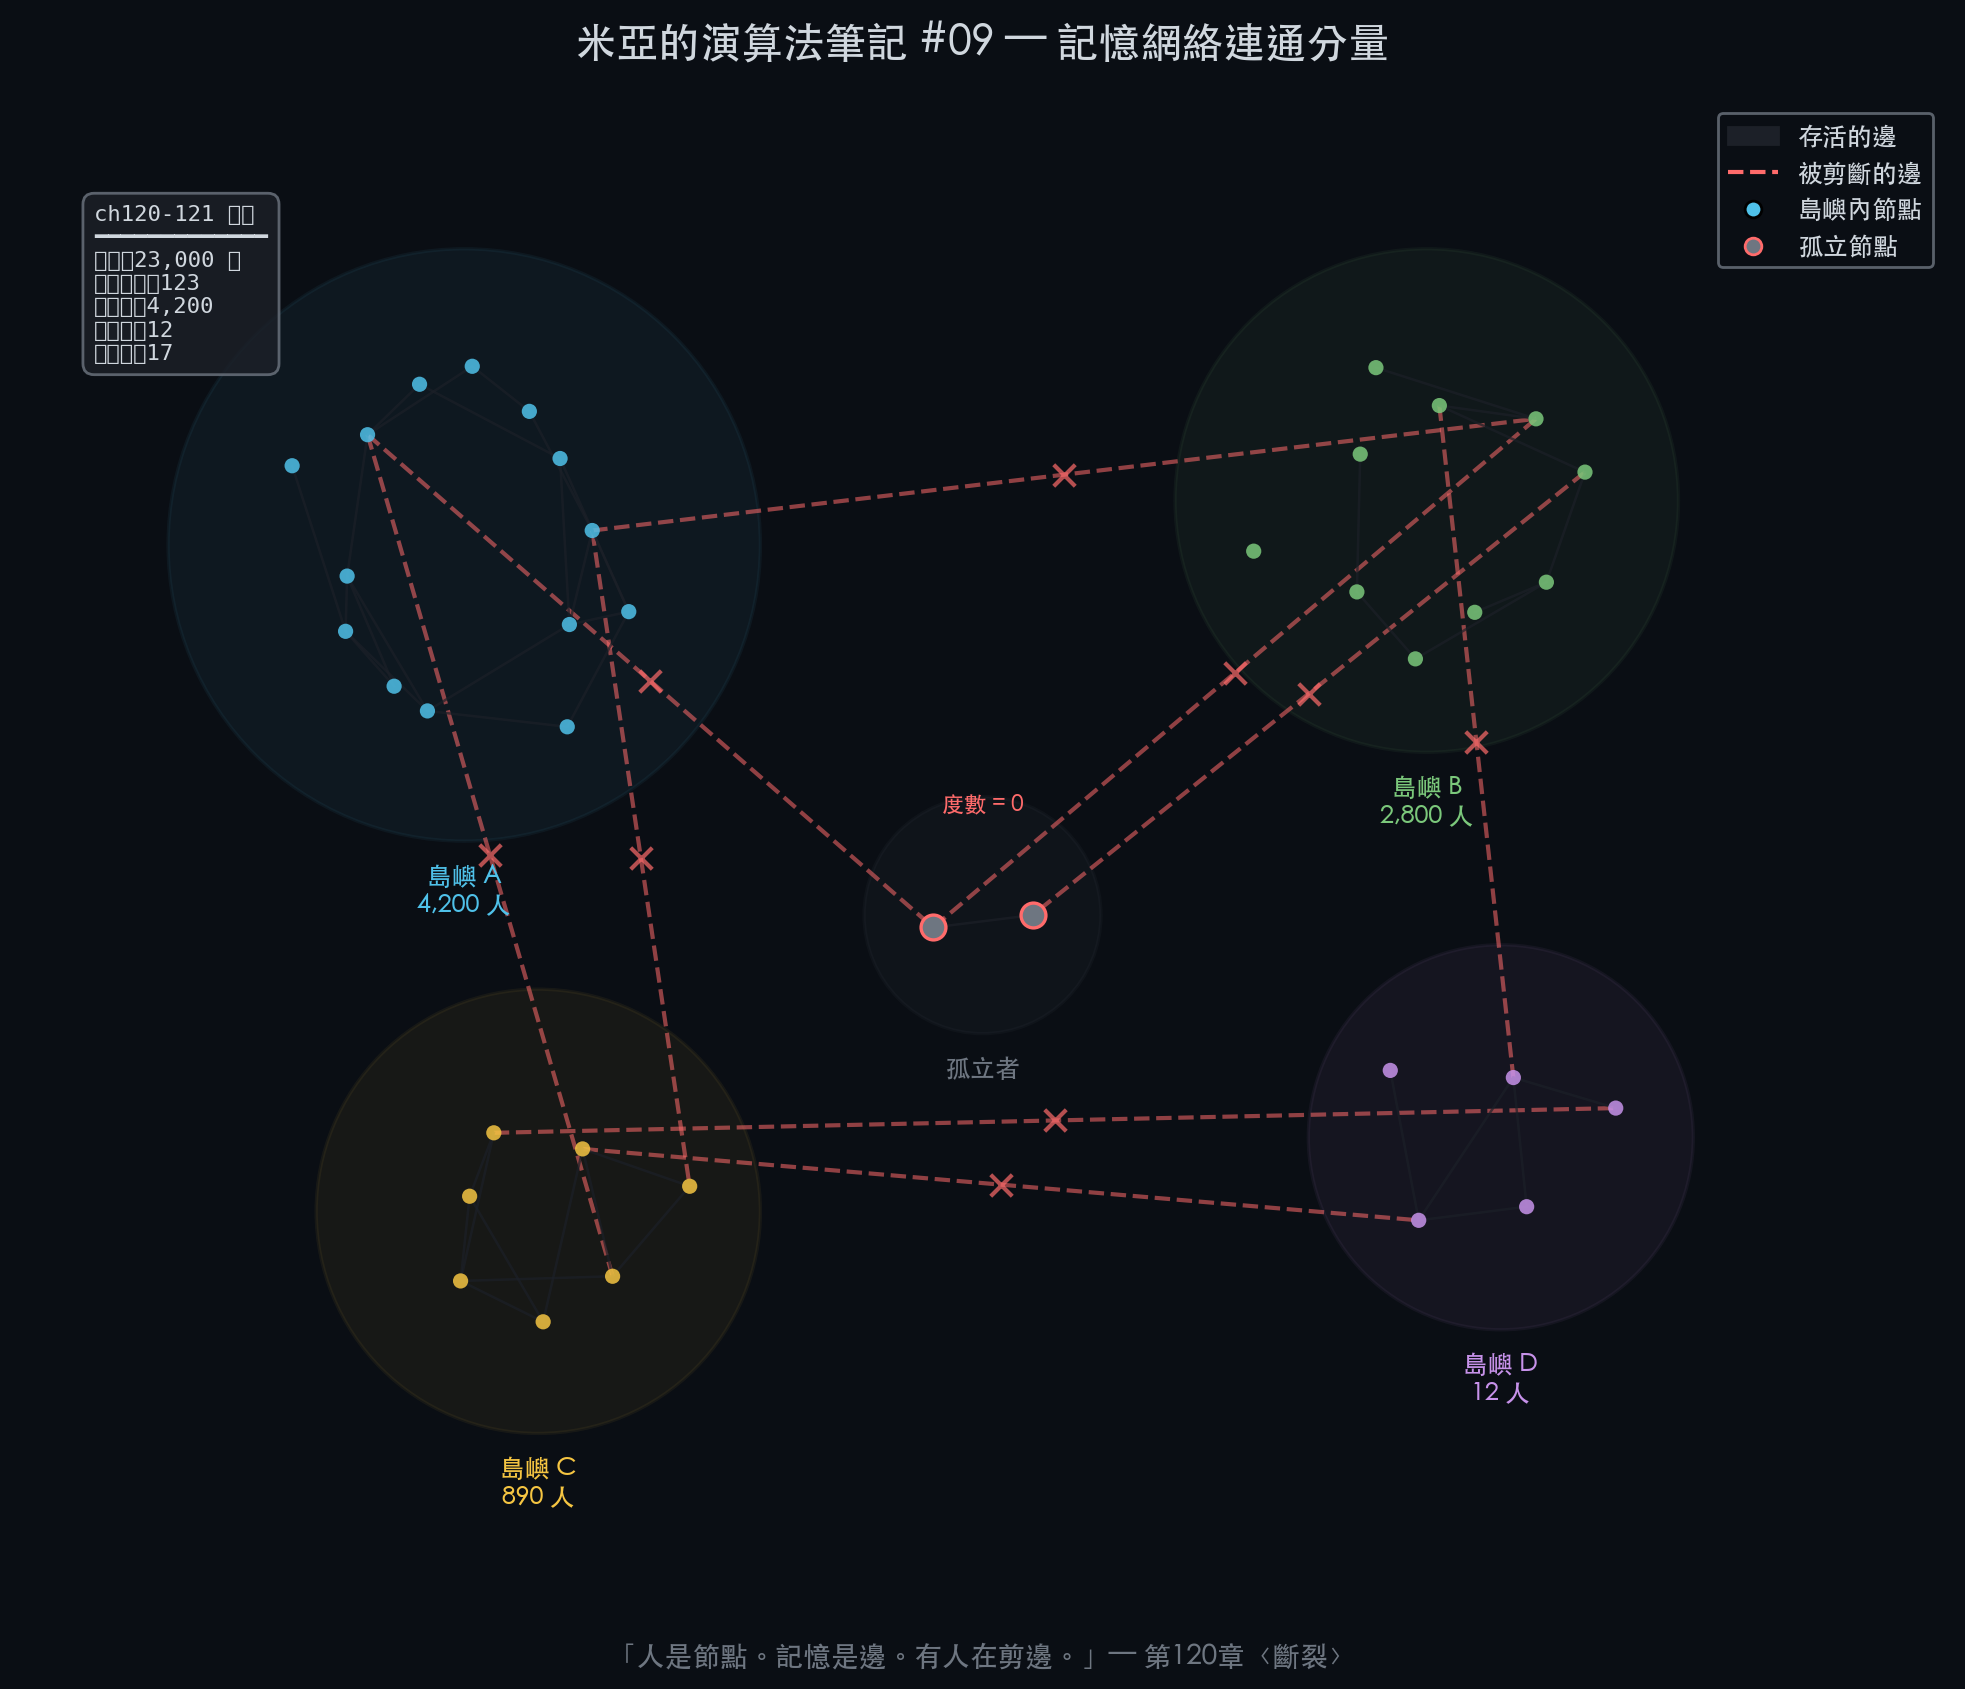

The Python source for this figure:
"""
米亞的演算法筆記 #09 — Graph / 連通分量 視覺化
記憶網絡碎裂：連通分量作為孤立島嶼，被剪斷的邊以紅色虛線呈現
"""
import matplotlib
matplotlib.use("Agg")
import matplotlib.pyplot as plt
import matplotlib.patches as mpatches
import numpy as np, os

# ── 色票與字型 ─────────────────────────────────────
DARK_BG = "#0a0e14"; MIA_BLUE = "#4fc1e9"; MIA_WARM = "#f5c542"
TEXT = "#d0d7de"; MUTED = "#6e7681"; GRID = "#1c2028"
RED = "#ff6b6b"; GREEN = "#7bc87b"

def _font():
    from matplotlib.font_manager import FontProperties
    for n in ["PingFang TC", "Heiti TC", "Arial Unicode MS"]:
        try:
            if FontProperties(family=n).get_name() == n: return n
        except Exception: pass
    return "sans-serif"

plt.rcParams.update({"font.family": _font(), "axes.facecolor": DARK_BG,
    "figure.facecolor": DARK_BG, "text.color": TEXT,
    "xtick.color": MUTED, "ytick.color": MUTED})

# ── 簇定義（5 個連通分量，模擬 123 座島的縮影）──────────
np.random.seed(42)
clusters = [
    {"c": (-3.5,  2.5), "n": 14, "r": 1.6, "lbl": "島嶼 A\n4,200 人"},
    {"c": ( 3.0,  2.8), "n": 10, "r": 1.3, "lbl": "島嶼 B\n2,800 人"},
    {"c": (-3.0, -2.0), "n":  7, "r": 1.1, "lbl": "島嶼 C\n890 人"},
    {"c": ( 3.5, -1.5), "n":  5, "r": 0.9, "lbl": "島嶼 D\n12 人"},
    {"c": ( 0.0,  0.0), "n":  2, "r": 0.4, "lbl": "孤立者"},
]
CC = [MIA_BLUE, GREEN, MIA_WARM, "#c792ea", MUTED]

pos, cid, ranges = [], [], []
off = 0
for ci, cl in enumerate(clusters):
    cx, cy = cl["c"]; n = cl["n"]
    ang = np.linspace(0, 2*np.pi, n, endpoint=False) + np.random.uniform(0, .3, n)
    rad = cl["r"] * np.sqrt(np.random.uniform(.15, .95, n))
    for a, r in zip(ang, rad):
        pos.append((cx + r*np.cos(a), cy + r*np.sin(a)))
        cid.append(ci)
    ranges.append((off, off + n)); off += n

# 簇內邊
intra = []
for s, e in ranges:
    for i in range(s, e):
        for j in range(i+1, e):
            d = np.hypot(pos[i][0]-pos[j][0], pos[i][1]-pos[j][1])
            if d < 1.2 and np.random.random() < 0.6:
                intra.append((i, j))

# 被剪斷的跨簇邊
cut = []
for ca, cb in [(0,1),(0,2),(1,3),(2,3),(0,4),(1,4)]:
    sa, ea = ranges[ca]; sb, eb = ranges[cb]
    cut.append((np.random.randint(sa,ea), np.random.randint(sb,eb)))
    if np.random.random() < .4:
        cut.append((np.random.randint(sa,ea), np.random.randint(sb,eb)))

# ── 繪圖 ──────────────────────────────────────────
fig, ax = plt.subplots(figsize=(12, 9))
ax.set_xlim(-6.5, 6.5); ax.set_ylim(-4.5, 5.5)
ax.set_aspect("equal"); ax.axis("off")
ax.set_title("米亞的演算法筆記 #09 — 記憶網絡連通分量",
             fontsize=15, color=TEXT, pad=16)

# 被剪斷的邊
for a, b in cut:
    xa, ya = pos[a]; xb, yb = pos[b]
    ax.plot([xa,xb],[ya,yb], color=RED, lw=1.5, ls="--", alpha=.55, zorder=1)
    ax.scatter((xa+xb)/2, (ya+yb)/2, marker="x", s=60, c=RED, zorder=6, alpha=.7)

# 簇內邊
for a, b in intra:
    ax.plot([pos[a][0],pos[b][0]], [pos[a][1],pos[b][1]],
            color=GRID, lw=.9, alpha=.7, zorder=2)

# 島嶼背景圈 + 標籤
for ci, cl in enumerate(clusters):
    cx, cy = cl["c"]
    circle = plt.Circle((cx,cy), cl["r"]+.4, fill=True,
        facecolor=CC[ci], alpha=.06, edgecolor=CC[ci], lw=1.2, zorder=0)
    ax.add_patch(circle)
    ax.text(cx, cy - cl["r"] - .55, cl["lbl"], ha="center", va="top",
            fontsize=9, color=CC[ci], fontweight="bold")

# 節點
for i, (x, y) in enumerate(pos):
    iso = (cid[i] == 4)
    ax.scatter(x, y, s=80 if iso else 30, c=CC[cid[i]], zorder=5,
               edgecolors=RED if iso else "none", linewidths=1.2 if iso else 0,
               alpha=1.0 if iso else .85)

# 孤立者標籤
ax.text(0, .7, "度數 = 0", ha="center", fontsize=8, color=RED, style="italic")

# 統計面板
stats = ("ch120-121 數據\n━━━━━━━━━━━━━\n節點：23,000 人\n"
         "連通分量：123\n最大島：4,200\n最小島：12\n孤立者：17")
ax.text(-6.0, 4.8, stats, fontsize=8, color=TEXT, family="monospace", va="top",
        bbox=dict(boxstyle="round,pad=0.5", fc=GRID, ec=MUTED, alpha=.8))

# 圖例
handles = [
    mpatches.Patch(fc=GRID, ec=GRID, label="存活的邊"),
    plt.Line2D([0],[0], color=RED, ls="--", lw=1.5, label="被剪斷的邊"),
    plt.Line2D([0],[0], marker="o", color="none", mfc=MIA_BLUE, ms=6, label="島嶼內節點"),
    plt.Line2D([0],[0], marker="o", color="none", mfc=MUTED, mec=RED, ms=6, label="孤立節點"),
]
ax.legend(handles=handles, loc="upper right", fontsize=9,
          facecolor=DARK_BG, edgecolor=MUTED, labelcolor=TEXT, framealpha=.8)

fig.text(0.5, 0.02, "「人是節點。記憶是邊。有人在剪邊。」— 第120章〈斷裂〉",
         ha="center", fontsize=10, color=MUTED, style="italic")
plt.tight_layout(rect=[0, .05, 1, .95])
out = os.path.join(os.path.dirname(__file__), "Vol2_09_Graph_連通分量.png")
fig.savefig(out, dpi=200, bbox_inches="tight", facecolor=DARK_BG)
plt.close(fig)
print(f"[done] {out}")
